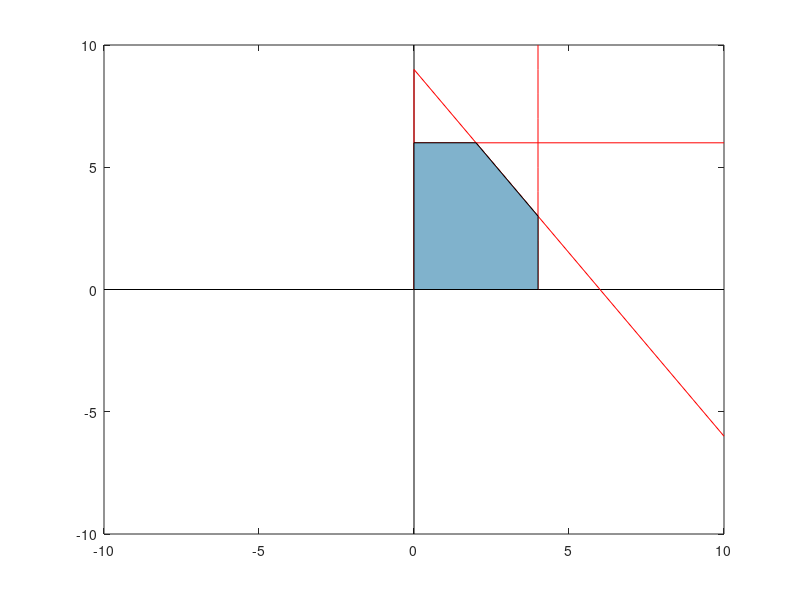

The MATLAB source for this figure: (Note: this script raises an error after producing the figure.)
clear;
clc;
format long
vars = {'Z1' 'Z2' 'Z3' 'Z4' 'Z5' 'Z6' 'Z7' 'Z8' 'Precisao'};
x0=[1 2;2 1;1 3;3 1;2 3;3 2];
a=[.75 .9 .7 .85 .6 .8];
Z = ones(size(x0,1)*size(a,2),8);
iter=8;
xb=0:10;
yb=0:10;
u=1;
v=1;
XX=[];
ZZ=[];
EE=[];
for k=1:size(x0,1)
    for i=1:size(a,2)
        msg=sprintf('Ponto Inicial x0: %d,%d e Alfa:%.2f',...
            x0(k,1),x0(k,2),a(i));
        figure('Name',msg)
        grid on;
        plot([0 0],[-10 10],'k',[-10 10],[0 0],'k',xb,(9-1.5*xb),'r',...
            4*ones(1,size(yb,2)),yb,'r',xb,6*ones(1,size(xb,2)),'r',...
            [0 0],[0 9],'r',[0 4],[0 0],'r')
        hold on;
         fill([0 0 2 4 4],[0 6 6 3 0],[.5 .7 .8])
         hold on;
         
        [Z X E] = PontosInteriores(x0(k,:),a(i));
        
        XS=[x0(k,1) X(:,1)'];
        YS=[x0(k,2) X(:,2)'];
        plot(XS,YS,'k','LineWidth',1);

        XX=vertcat(XX,X);
        ZZ=vertcat(ZZ,Z);
        EE=horzcat(EE,E);
        Names(v,1)={sprintf('[%d,%d] a=%.2f',x0(k,1),x0(k,2),a(i))};
        v = v+1;
    end
end
% close all;
for i=1:(size(x0,1)*size(a,2))
    for j=1:iter+1
        if j<9
            tab(i,j) = {sprintf('[%.4f,%.4f] = %f',XX(u,1),XX(u,2),ZZ(u))};
            u = u+1;
        else
            tab(i,j)={num2str(EE(i),'%f')};
        end
    end
end

T = table(tab(:,1),tab(:,2),tab(:,3),tab(:,4),tab(:,5),tab(:,6),...
    tab(:,7),tab(:,8),tab(:,9),'VariableName',vars,'RowNames',Names);  
